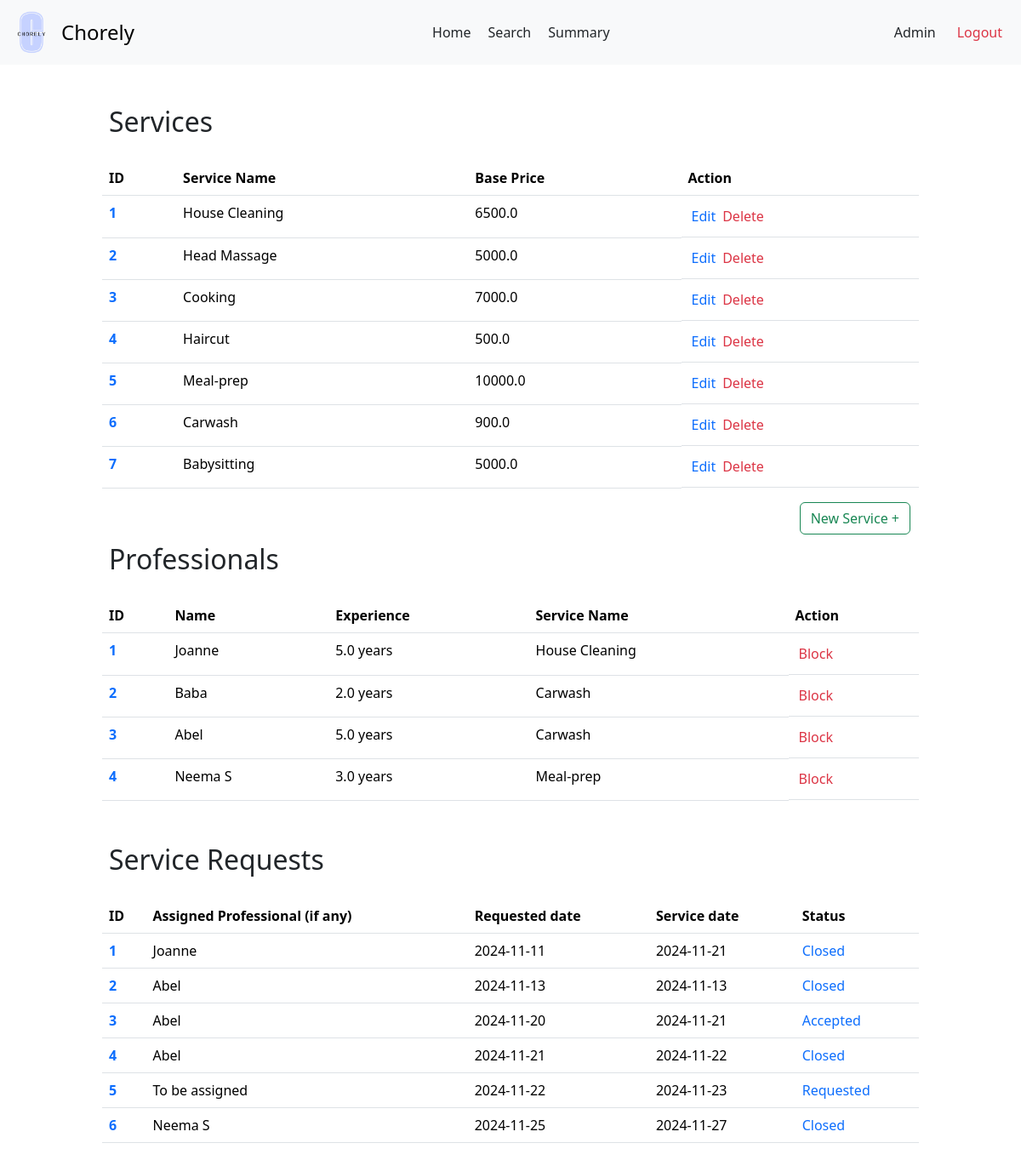
The page /admin on the database its author committed.
### backend/models.py (models this page shows)
class Services(db.Model):
    __tablename__ = 'Services'
    service_id = db.Column(db.Integer, primary_key=True, autoincrement=True)
    name = db.Column(db.String, nullable=False)
    description = db.Column(db.String)
    base_price = db.Column(db.Float, nullable=False)
    time_required = db.Column(db.Integer)
    category = db.Column(db.String)
    service_professionals = db.relationship('ServiceProfessionals', backref='service')
    service_requests = db.relationship('ServiceRequests', backref='service')

class ServiceProfessionals(db.Model):
    __tablename__ = 'ServiceProfessionals'
    professional_id = db.Column(db.Integer, primary_key=True, autoincrement=True)
    user_id = db.Column(db.Integer, db.ForeignKey('Users.user_id'), unique=True, nullable=False)
    service_id = db.Column(db.Integer, db.ForeignKey('Services.service_id'), nullable=False)
    experience_years = db.Column(db.Integer)
    profile_verified = db.Column(db.Boolean, default=False)
    name = db.Column(db.String, nullable = False)
    phone = db.Column(db.String)
    address = db.Column(db.String)
    pin_code = db.Column(db.String)
    service_requests = db.relationship('ServiceRequests', backref='professional')

class ServiceRequests(db.Model):
    __tablename__ = 'ServiceRequests'
    request_id = db.Column(db.Integer, primary_key=True, autoincrement=True)
    service_id = db.Column(db.Integer, db.ForeignKey('Services.service_id'), nullable=False)
    customer_id = db.Column(db.Integer, db.ForeignKey('Customers.customer_id'), nullable=False)
    professional_id = db.Column(db.Integer, db.ForeignKey('ServiceProfessionals.professional_id'))
    requested_service_date = db.Column(db.Date, default=date.today())
    date_of_request = db.Column(db.Date, default=date.today())
    date_of_completion = db.Column(db.Date)
    service_status = db.Column(db.String, default='requested')
    additional_requests = db.Column(db.String)
    remarks = db.Column(db.String)
    rating = db.Column(db.Float)

### backend/adminController.py (the view)
@app.route('/admin')
def admin_dash():
  services = Services.query.all()
  professionals = ServiceProfessionals.query.all()
  service_requests = ServiceRequests.query.all()
  return render_template('admin-dash.html', services = services, professionals = professionals, service_requests = service_requests)

### templates/admin-dash.html (shortened to what this page needs)
<!DOCTYPE html>
<html lang="en">
<head>
  <link href="https://cdn.jsdelivr.net/npm/bootstrap@5.3.3/dist/css/bootstrap.min.css" rel="stylesheet">
  <link rel="stylesheet" href="{{ url_for('static', filename = 'prof-dash.css')}}">
  <link rel="stylesheet" href="{{ url_for('static', filename = 'navbar.css')}}">
</head>
<body>
  <nav class="navbar bg-body-tertiary">
    <div class="container-fluid">
      <a class="navbar-brand d-flex align-items-center" href="#" style="text-decoration: none;">
        <img src="{{ url_for('static', filename = 'logo.png')}}" alt="Chorely Logo" width="50" height="50" id="logo">
        <span style="font-size: 1.5rem;">Chorely</span>
      </a>
      <div style="display: flex;">
        <a class="nav-link active" aria-current="page" href="#">Home</a>
        <a class="nav-link" href="/admin/search">Search</a>
        <a class="nav-link" href="/admin/summary">Summary</a>
      </div>
      <div class="d-flex text text-end">
        <a class="nav-link" href="/admin/profile">Admin</a>
        <a class="nav-link text-danger" href="/userlogin">Logout</a>
      </div>
    </div>
  </nav>
  <div id="main">
    <div id="canvas">
      <br>
      <h2 class="headings">Services</h2><br>
      {% if services|length==0 %}
        <div class="text text-center">
          <h5 class="headings">There are no created services</h5>
        </div>
      {% else %}
        <div>
          <table class="table">
            <thead>
              <tr>
                <th scope="col">ID</th>
                <th scope="col">Service Name</th>
                <th scope="col">Base Price</th>
                <th scope="col">Action</th>
              </tr>
            </thead>
            <tbody>
              {% for service in services %}
                <tr>
                  <th scope="row"> <a href="/admin/view/service/{{ service.service_id }}" class="text"> {{ loop.index }}</a></th>
                  <td>{{service.name}}</td>
                  <td>{{ service.base_price }}</td>
                  <td class="d-flex"><a href="/admin/service/edit/{{ service.service_id }}" class="nav-link text-primary accept-btn" >Edit</a><a href="/admin/service/delete/{{ service.service_id }}" class="nav-link text-danger reject-btn">Delete</a> </td>
                </tr>
              {% endfor %}
            </tbody>
          </table>
        </div>
      {% endif %}
      <div class="text text-end">
        <a href="/service/create"><button class="btn btn-outline-success">New Service +</button></a>
      </div>
      <h2 class="headings">Professionals</h2><br>
      {% if professionals|length ==0 %}
        <div class="text text-center mt-3 mb-3">
          <h5 class="headings">No Registered Professionals</h5>
        </div>
      {% else %}
        <div>
          <table class="table">
            <thead>
              <tr>
                <th scope="col">ID</th>
                <th scope="col">Name</th>
                <th scope="col">Experience</th>
                <th scope="col">Service Name</th>
                <th scope="col">Action</th>
              </tr>
            </thead>
            <tbody>
              {% for pro in professionals %}
                <tr>
                  <th scope="row"> <a href="/admin/view/pro/{{ pro.professional_id }}" class="text text-primary"> {{ loop.index }}</a></th>
                  <td>{{pro.name}}</td>
                  <td>{{pro.experience_years}} years</td>
                  {% for service in services %}
                    {% if service.service_id == pro.service_id %}
                      <td>{{ service.name }}</td>
                    {% endif %}
                  {% endfor %}
                  {% if pro.user.is_blocked %}
                    <td class="d-flex">
                      <a href="/admin/unblock/prof/{{ pro.professional_id }}" class="nav-link text-success reject-btn">Unblock</a>
                    </td>
                  {% else %}
                    {% if not pro.profile_verified %}
                      <td class="d-flex"><a href="/admin/approve/prof/{{ pro.professional_id }}" class="nav-link text-success accept-btn">Approve</a> <a href="/admin/block/prof/{{ pro.professional_id }}" class="nav-link text-danger reject-btn">Reject</a></td>
                    {% else %}
                      <td class="d-flex">
                        <a href="/admin/block/prof/{{ pro.professional_id }}" class="nav-link text-danger reject-btn">Block</a>
                      </td>
                    {% endif %}
                  {% endif %}
                </tr>
              {% endfor %}
            </tbody>
          </table>
        </div>
      {% endif %}
      <br>
      <h2 class="headings">Service Requests</h2><br>
      {% if service_requests|length ==0 %}
        <div class="text text-center mt-3 mb-3">
          <h5 class="headings">No Requests have been made</h5>
        </div>
      {% else %}
      <div>
        <table class="table">
          <thead>
            <tr>
              <th scope="col">ID</th>
              <th scope="col">Assigned Professional (if any)</th>
              <th scope="col">Requested date</th>
              <th scope="col">Service date</th>
              <th scope="col">Status</th>
            </tr>
          </thead>
          <tbody>
            {% for request in service_requests %}
              <tr>
                <th scope="row"> <a href="/admin/view/request/{{ request.request_id }}" class="text text-primary"> {{ loop.index }}</a></th>
                <td>{{ request.professional.name or 'To be assigned' }}</td>
                <td>{{ request.date_of_request }}</td>
                <td>{{ request.requested_service_date }}</td>
                <td class="text text-primary">{{ request.service_status | title }}</td>
              </tr>
            {% endfor %}
          </tbody>
        </table>
      </div>
      {% endif %}
</body>
</html>

### static/prof-dash.css (style rules this page uses)
* { margin: 0px; }
#main, #canvas { margin-top: 90px; border: 2px none black; }
#canvas { width: 80%; margin: auto; height: max-content; padding-bottom: 100px; }
.headings { margin: 3px; padding-left: 5px; margin-top: 10px; }
table a { text-decoration: none; }
td a { margin: 4px; }

### static/navbar.css (style rules this page uses)
#logo { object-fit: contain ; margin-right: 10px; filter: brightness(1.1) contrast(1.1) saturate(1.2); filter: contrast(100%); }
.text-end { margin-right: 10px; }
.navbar { position: fixed; background-color: white; top: 0; left: 0; right: 0; height: max-content; z-index: 1000; }

### rows shown on the page
Services: name "House Cleaning", base_price "6500.0"
Services: name "Head Massage", base_price "5000.0"
Services: name "Cooking", base_price "7000.0"
Services: name "Haircut", base_price "500.0"
Services: name "Meal-prep", base_price "10000.0"
Services: name "Carwash", base_price "900.0"
Services: name "Babysitting", base_price "5000.0"
ServiceProfessionals: name "Joanne", experience_years "5.0"
ServiceProfessionals: name "Baba", experience_years "2.0"
ServiceProfessionals: name "Abel", experience_years "5.0"
ServiceProfessionals: name "Neema S", experience_years "3.0"
ServiceRequests: professional "Joanne", date_of_request "2024-11-11", requested_service_date "2024-11-21", service_status "Closed"
ServiceRequests: professional "Abel", date_of_request "2024-11-13", requested_service_date "2024-11-13", service_status "Closed"
ServiceRequests: professional "Abel", date_of_request "2024-11-20", requested_service_date "2024-11-21", service_status "Accepted"
ServiceRequests: professional "Abel", date_of_request "2024-11-21", requested_service_date "2024-11-22", service_status "Closed"
ServiceRequests: professional "To be assigned", date_of_request "2024-11-22", requested_service_date "2024-11-23", service_status "Requested"
ServiceRequests: professional "Neema S", date_of_request "2024-11-25", requested_service_date "2024-11-27", service_status "Closed"
